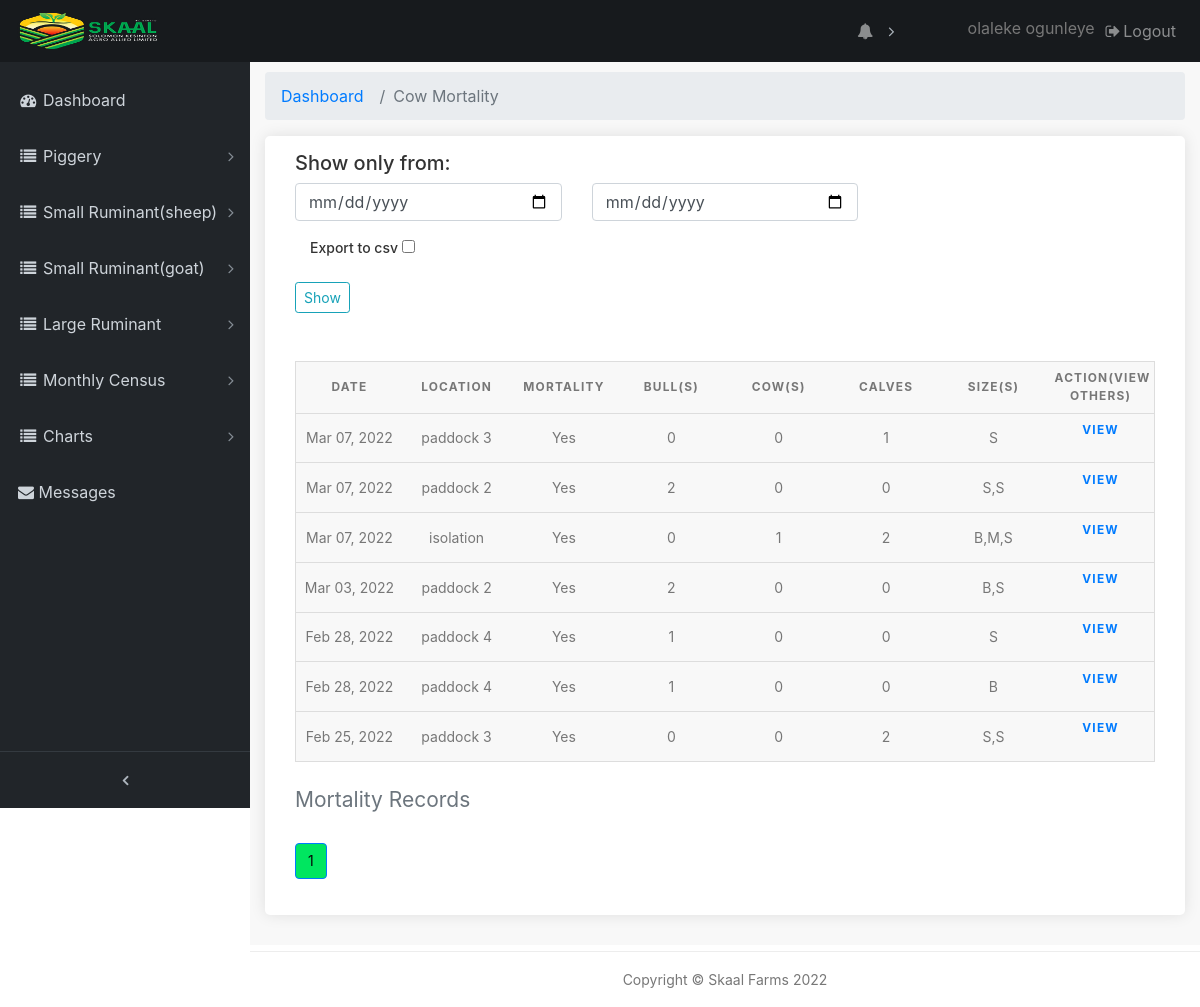
Before: /pages/cow-motality-records (signed in) with the older database file.
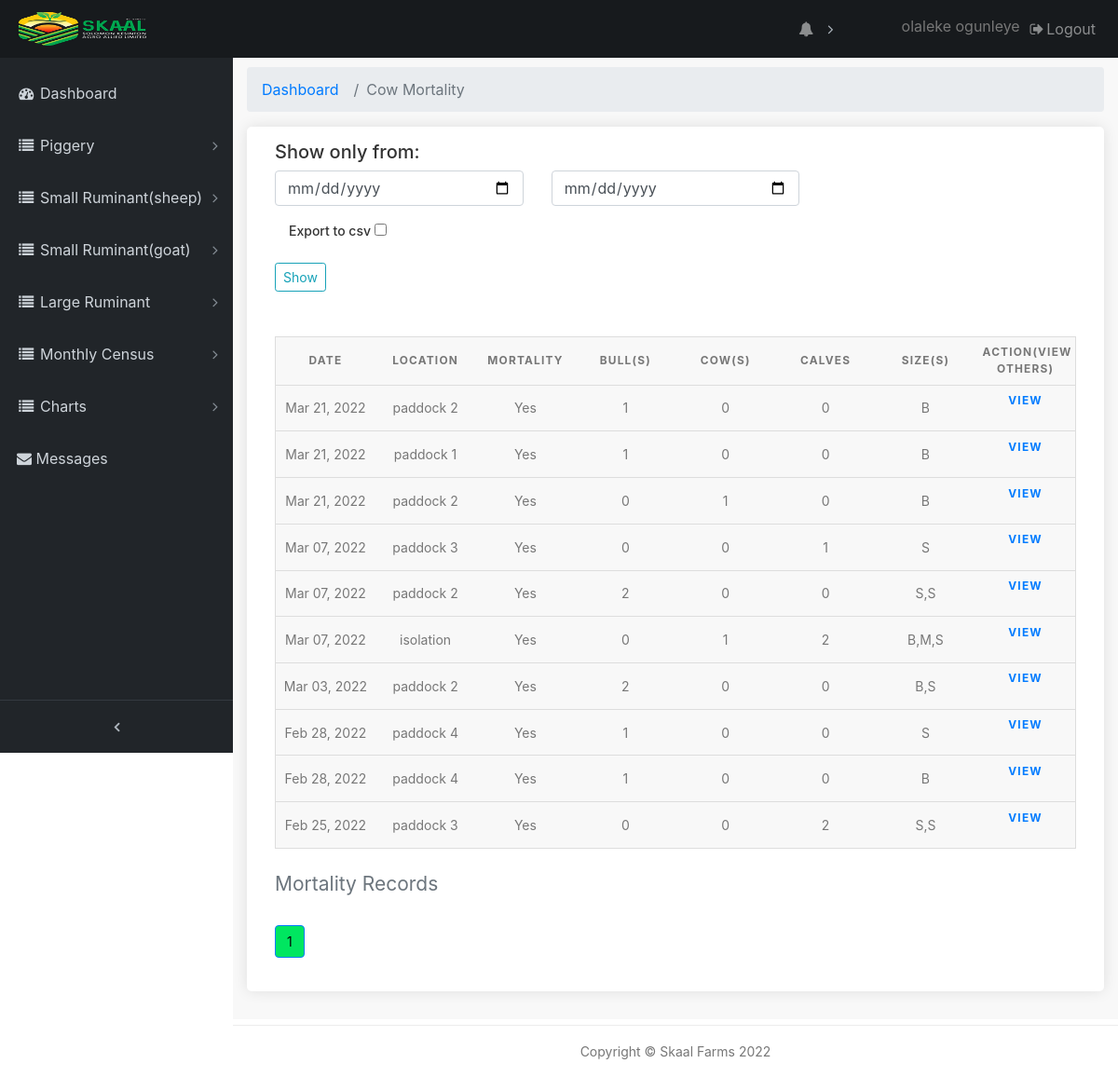
After: the same page with the newer database file.
### farmrecord/models.py (models this page shows, shortened)
class CowMortality(models.Model):
    mortality = models.CharField(max_length=10, verbose_name='mortality')
    date = models.DateTimeField(default=timezone.now)
    location = models.CharField(max_length=200, verbose_name='loaction(s)')
    cow_num = models.IntegerField(verbose_name='Cow(s)', default=0)
    bull_num = models.IntegerField(verbose_name='Bull(s)', default=0)
    calves = models.IntegerField(verbose_name='calve(s)', default=0)
    section = models.ForeignKey(Section, verbose_name='Section', related_name='category1', null=True, on_delete=models.CASCADE)
    size = models.CharField(max_length=100, verbose_name='Size(s)')
    comment = models.TextField(max_length=500, verbose_name='Cause of mortality' , blank=True)
    image_1 = models.ImageField(verbose_name='first image',validators=[validate_file_size], blank=True, null=True, upload_to='uploads/',)
    image_2 = models.ImageField(verbose_name=' second image',validators=[validate_file_size], blank=True, null=True, upload_to='uploads/')
    export_to_CSV = models.BooleanField(default=False)
    slug = models.SlugField(max_length=150, unique=True)
    class Meta():
        verbose_name_plural='Cow mortality'

### farmrecord/views.py (the view)
# urls.py: path('cow-motality-records', views.cow_motrec, name='cow_motrec'),
@login_required(login_url='/admin-page/login')
def cow_motrec(request):
    cow_rec =   CowMortality.objects.order_by('-date')
    query_form = CowmotFilter()
    paginated_filtercm = Paginator(cow_rec, 10)
    page_number = request.GET.get('page')
    cm_page_obj = paginated_filtercm.get_page(page_number)
    cowmot_count = CowMortality.objects.all()
    aggregated = cowmot_count.annotate(month=TruncMonth('date')).values('month').annotate(total=Count('mortality'))
    context = {
        'cm_page_obj': cow_rec,
        'q': query_form,
        'count' : aggregated
    }
    context['cm_page_obj'] = cm_page_obj
    return render(request, 'cowmotrec.html',context)

### farmrecord/forms.py
class CowmotFilter(forms.ModelForm):
    date = forms.DateField(widget=forms.HiddenInput(), required=False)
    start_date = forms.DateField(
        widget=forms.TextInput(attrs={'class': 'form-control', 'type' : 'date', 'placeholder': 'From'}))
    end_date = forms.DateField(
        widget=forms.TextInput(attrs={'class': 'form-control', 'type' : 'date', 'placeholder': 'To'}))
    export_to_CSV = forms.BooleanField(required=False, label="Export to CSV")
    class Meta:
        model = CowMortality
        fields =('date','export_to_CSV')

### templates/cowmotrec.html (shortened to what this page needs)
{% extends 'base.html' %}
{% load static %}
{% block content %}
  <div class="content-wrapper">
    <div class="container-fluid">
      <ol class="breadcrumb">
        <li class="breadcrumb-item">
          <a href="#">Dashboard</a>
        </li>
        <li class="breadcrumb-item active">Cow Mortality</li>
      </ol>
		<div class="box_general padding_bottom">
      <h5>Show only from:</h5>
      <form class="mb-5" action="{% url 'farmrecord:cowmot_filter' %}">
        <div class="row">
          <div class="col-lg-4 col-md-12 form-group">
            {{ q.start_date }}
          </div>
          <div class="col-lg-4 col-md-12 form-group">
            {{ q.end_date }}
          </div>
        </div>
        <div class="col-lg-12 col-md-12 form-group">
          <label for="">Export to csv</label>
          {{ q.export_to_CSV }}
        </div>
        <input type="submit" class="btn btn-outline-info btn-sm" value="Show">
      </form>
			      <table>
                <caption>Mortality Records</caption>
                <thead>
                  <tr>
                    <th scope="col">Date</th>
                    <th scope="col">Location</th>
                    <th scope="col">Mortality</th>
                    <th scope="col">Bull(s)</th>
                    <th scope="col">Cow(s)</th>
                    <th scope="col">Calves</th>
                    <th scope="col">Size(s)</th>
                    <th scope="col">ACTION(View others)</th>
                  </tr>
                </thead>
                <tbody>
                  {% if  cm_page_obj %}
                  {% for a in cm_page_obj %}
                  <tr>
                    <td data-label="Date">{{ a.date|date:"M d, Y" }}</td>
                    <td data-label="Location">{{ a.location }}</td>
                    <td data-label="Mortality">{{ a.mortality }}</td>
                    <td data-label="Bull(s)">{{ a.bull_num }}</td>
                    <td data-label="Cow(s)">{{ a.cow_num }}</td>
                    <td data-label="Calves">{{ a.calves }}</td>
                    <td data-label="Size(s)">{{ a.size }}</td>
                    <th data-label="Action" class="table"><a href="{% url 'farmrecord:cow_motrec_view' a.id %}" >View</a></th>
                  {% endfor %}
                  {% endif %}
                  </tr>
                </tbody>
            </table>
            <div>
              <nav aria-label="Page navigation example">
                <ul class="pagination">
                  {% for i in cm_page_obj.paginator.page_range %}
                  {% if cm_page_obj.number == i %}
                    <li class="page-item active" aria-current="page">
                      <span class="page-link">
                        {{ i }}
                      </span>
                    </li>
                    {% elif i > cm_page_obj.number|add:'-5' and i < cm_page_obj.number|add:'5' %}
                    <li class="page-item"><a class="page-link" href="?page={{ i }}">{{ i }}</a></li>
                  {% endif %}
                {% endfor %}
                </ul>
              </nav>
            </div>
		</div>
	  </div>
   	</div>
{% endblock %}

### templates/base.html (shortened to what this page needs)
{% load static %}
<!DOCTYPE html>
<html lang="en">
<head>
  <link href="{% static 'vendor/bootstrap/css/bootstrap.min.css' %}" rel="stylesheet">
  <link href="{% static 'css/admin.css' %}" rel="stylesheet">
  <link href="{% static 'vendor/font-awesome/css/font-awesome.min.css' %}" rel="stylesheet" type="text/css">
  <link href="{% static 'vendor/datatables/dataTables.bootstrap4.css' %}" rel="stylesheet">
  <link href="{% static 'css/custom.css' %}" rel="stylesheet">
  <link rel="stylesheet" href="{% static 'css/table.css' %}">
  <link rel="stylesheet" href="https://cdn.jsdelivr.net/npm/bootstrap@4.6.1/dist/css/bootstrap.min.css">
</head>
<body class="fixed-nav sticky-footer" id="page-top">
    {% include 'sidebar.html' %}
{% block content %}
{% endblock %}
    <footer class="sticky-footer">
      <div class="container">
        <div class="text-center">
          <small>Copyright © Skaal Farms {% now "Y" %}</small>
        </div>
      </div>
    </footer>
</body>
</html>

### templates/sidebar.html (shortened to what this page needs)
{% load static %}
{% load tz %}
<nav class="navbar navbar-expand-lg navbar-dark bg-default fixed-top" id="mainNav">
    <a class="navbar-brand" href="{% url 'farmrecord:index' %}"><img src="{% static 'img/image-trans-removebg3.png' %}" data-retina="true" alt="logo" width="150" height="36"></a>
    <div class="collapse navbar-collapse" id="navbarResponsive">
      <ul class="navbar-nav navbar-sidenav" id="exampleAccordion">
        <li class="nav-item" data-toggle="tooltip" data-placement="right" title="Dashboard">
          <a class="nav-link" href="{% url 'farmrecord:index' %}">
            <i class="fa fa-fw fa-dashboard"></i>
            <span class="nav-link-text">Dashboard</span>
          </a>
        </li>
		<li class="nav-item" data-toggle="tooltip" data-placement="right" title="My listings">
          <a class="nav-link nav-link-collapse collapsed" data-toggle="collapse" href="#mortality" data-parent="#mylistings">
            <i class="fa fa-fw fa-list"></i>
            <span class="nav-link-text">Piggery</span>
          </a>
    </li>
    <li class="nav-item" data-toggle="tooltip" data-placement="right" title="My listings">
          <a class="nav-link nav-link-collapse collapsed" data-toggle="collapse" href="#sheep" data-parent="#mylistings">
            <i class="fa fa-fw fa-list"></i>
            <span class="nav-link-text">Small Ruminant(sheep)</span>
          </a>
    </li>
<li class="nav-item" data-toggle="tooltip" data-placement="right" title="My listings">
  <a class="nav-link nav-link-collapse collapsed" data-toggle="collapse" href="#goat" data-parent="#mylistings">
    <i class="fa fa-fw fa-list"></i>
    <span class="nav-link-text">Small Ruminant(goat)</span>
  </a>
</li>
<li class="nav-item" data-toggle="tooltip" data-placement="right" title="My listings">
  <a class="nav-link nav-link-collapse collapsed" data-toggle="collapse" href="#cow" data-parent="#mylistings">
    <i class="fa fa-fw fa-list"></i>
    <span class="nav-link-text">Large Ruminant</span>
  </a>
</li>
<li class="nav-item" data-toggle="tooltip" data-placement="right" title="My listings">
  <a class="nav-link nav-link-collapse collapsed" data-toggle="collapse" href="#Procurement" data-parent="#mylistings">
    <i class="fa fa-fw fa-list"></i>
    <span class="nav-link-text">Monthly Census</span>
  </a>
</li>
        <li class="nav-item" data-toggle="tooltip" data-placement="right" title="My listingsc">
          <a class="nav-link nav-link-collapse collapsed" data-toggle="collapse" href="#chart" data-parent="#mylistingsc">
            <i class="fa fa-fw fa-list"></i>
            <span class="nav-link-text">Charts</span>
          </a>
        </li>
        <li class="nav-item" data-toggle="tooltip" data-placement="right" title="Dashboard">
          <a class="nav-link" href="{% url 'farmrecord:review_com' %}">
            <i class="fa fa-envelope" aria-hidden="true"></i>
            <span class="nav-link-text">Messages
          </span>
          </a>
        </li>
      </ul>
      <ul class="navbar-nav sidenav-toggler">
        <li class="nav-item">
          <a class="nav-link text-center" id="sidenavToggler">
            <i class="fa fa-fw fa-angle-left"></i>
          </a>
        </li>
      </ul>
      <ul class="navbar-nav ml-auto">
        <li class="nav-item dropdown mr-5">
          <a class="nav-link dropdown-toggle mr-lg-2" id="alertsDropdown" href="#" data-toggle="dropdown" aria-haspopup="true" aria-expanded="false">
            <i class="fa fa-fw fa-bell"></i>
          </a>
        </li>
        <li class="nav-item">
          <span style="line-height: 35px;">{{ request.user.get_full_name }}</span>
        </li>
        <li class="nav-item">
          <a class="nav-link" data-toggle="modal" data-target="#exampleModal">
            <i class="fa fa-fw fa-sign-out"></i>Logout</a>
        </li>
      </ul>
    </div>
  </nav>

### static/css/custom.css (style rules this page uses)
.item, img { height: 100 !important; width: 100 !important; border: 1px solid red; }
.page-item.active .page-link { color: rgb(5, 5, 5) !important; background: #00e660 !important; }
.page-item .page-link { color: rgb(0, 0, 0) !important; }

### static/css/table.css (style rules this page uses)
table { border: 1px solid #ccc; border-collapse: collapse; margin: 0; padding: 0; width: 100%; table-layout: fixed; }
table caption { font-size: 1.5em; margin: .5em 0 .75em; }
table tr { background-color: #f8f8f8; border: 1px solid #ddd; padding: .35em; }
table th, table td { padding: .625em; text-align: center; }
table th { font-size: .85em; letter-spacing: .1em; text-transform: uppercase; }
body { font-family: "Open Sans", sans-serif; line-height: 1.25; }
.table { display:block; text-decoration:none; }

Changed rows visible on the page:
added CowMortality: date "Mar 21, 2022", location "paddock 2", mortality "Yes", bull_num "1", cow_num "0", calves "0", size "B"
added CowMortality: date "Mar 21, 2022", location "paddock 1", mortality "Yes", bull_num "1", cow_num "0", calves "0", size "B"
added CowMortality: date "Mar 21, 2022", location "paddock 2", mortality "Yes", bull_num "0", cow_num "1", calves "0", size "B"
